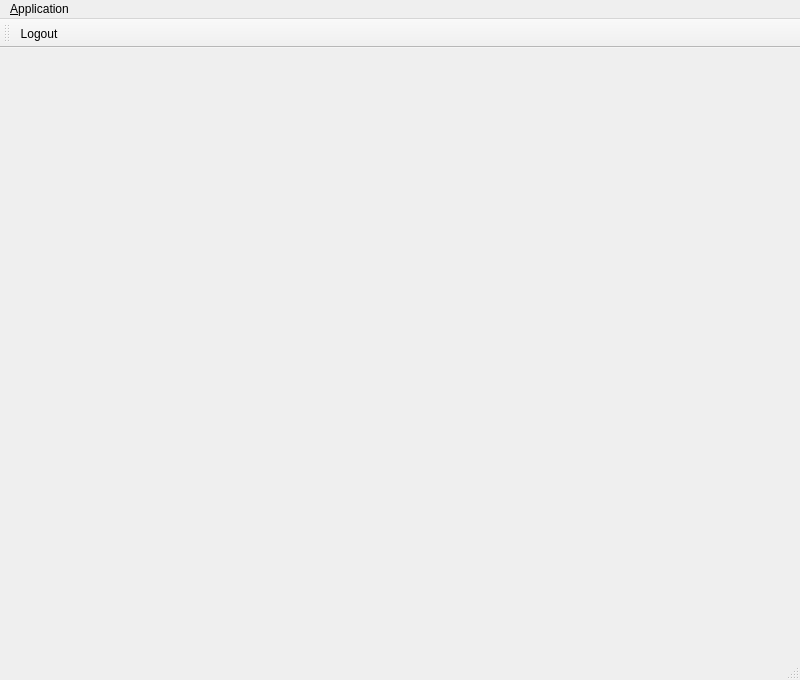
<?xml version="1.0" encoding="UTF-8"?>
<ui version="4.0">
 <class>MainWindow</class>
 <widget class="QMainWindow" name="MainWindow">
  <property name="geometry">
   <rect>
    <x>0</x>
    <y>0</y>
    <width>800</width>
    <height>680</height>
   </rect>
  </property>
  <property name="sizePolicy">
   <sizepolicy hsizetype="Expanding" vsizetype="Expanding">
    <horstretch>0</horstretch>
    <verstretch>0</verstretch>
   </sizepolicy>
  </property>
  <property name="windowTitle">
   <string>MainWindow</string>
  </property>
  <widget class="QWidget" name="centralWidget">
   <layout class="QGridLayout" name="gridLayout">
    <item row="0" column="1">
     <widget class="QStackedWidget" name="stackedWidget">
      <property name="sizePolicy">
       <sizepolicy hsizetype="Expanding" vsizetype="Expanding">
        <horstretch>0</horstretch>
        <verstretch>0</verstretch>
       </sizepolicy>
      </property>
     </widget>
    </item>
   </layout>
  </widget>
  <widget class="QMenuBar" name="menuBar">
   <property name="geometry">
    <rect>
     <x>0</x>
     <y>0</y>
     <width>800</width>
     <height>21</height>
    </rect>
   </property>
   <widget class="QMenu" name="menu_File">
    <property name="title">
     <string>&amp;Application</string>
    </property>
    <addaction name="actionLogout"/>
    <addaction name="separator"/>
    <addaction name="action_Exit"/>
   </widget>
   <addaction name="menu_File"/>
  </widget>
  <widget class="QToolBar" name="mainToolBar">
   <attribute name="toolBarArea">
    <enum>TopToolBarArea</enum>
   </attribute>
   <attribute name="toolBarBreak">
    <bool>false</bool>
   </attribute>
   <addaction name="actionLogout"/>
  </widget>
  <widget class="QStatusBar" name="statusBar"/>
  <action name="action_Exit">
   <property name="icon">
    <iconset resource="res.qrc">
     <normaloff>:/res/res/exit.png</normaloff>:/res/res/exit.png</iconset>
   </property>
   <property name="text">
    <string>&amp;Exit</string>
   </property>
  </action>
  <action name="actionLogout">
   <property name="icon">
    <iconset resource="res.qrc">
     <normaloff>:/res/res/Logout-01.png</normaloff>:/res/res/Logout-01.png</iconset>
   </property>
   <property name="text">
    <string>&amp;Logout</string>
   </property>
   <property name="toolTip">
    <string>Switches you to authorization window</string>
   </property>
  </action>
 </widget>
 <layoutdefault spacing="6" margin="11"/>
 <resources>
  <include location="res.qrc"/>
 </resources>
 <connections/>
</ui>
